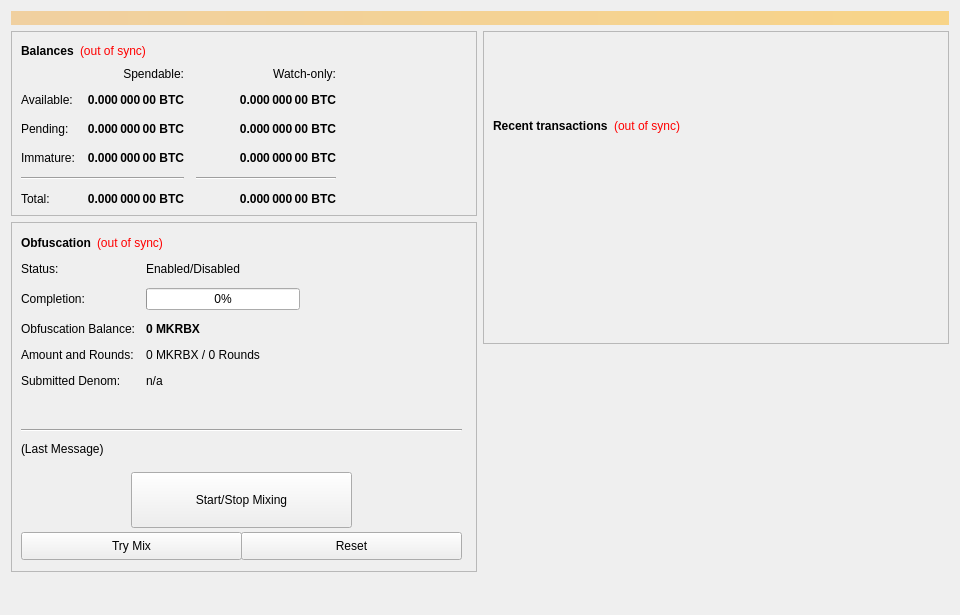
<?xml version="1.0" encoding="UTF-8"?>
<ui version="4.0">
 <class>OverviewPage</class>
 <widget class="QWidget" name="OverviewPage">
  <property name="geometry">
   <rect>
    <x>0</x>
    <y>0</y>
    <width>960</width>
    <height>615</height>
   </rect>
  </property>
  <property name="minimumSize">
   <size>
    <width>960</width>
    <height>0</height>
   </size>
  </property>
  <property name="windowTitle">
   <string>Form</string>
  </property>
  <layout class="QVBoxLayout" name="topLayout">
   <item>
    <widget class="QLabel" name="labelAlerts">
     <property name="visible">
      <bool>false</bool>
     </property>
     <property name="styleSheet">
      <string notr="true">background-color: qlineargradient(x1: 0, y1: 0, x2: 1, y2: 0, stop:0 #F0D0A0, stop:1 #F8D488); color:#000000;</string>
     </property>
     <property name="wordWrap">
      <bool>true</bool>
     </property>
     <property name="margin">
      <number>3</number>
     </property>
    </widget>
   </item>
   <item>
    <layout class="QHBoxLayout" name="horizontalLayout" stretch="1,1">
     <item>
      <layout class="QVBoxLayout" name="verticalLayout_2">
       <item>
        <widget class="QFrame" name="frame">
         <property name="frameShape">
          <enum>QFrame::StyledPanel</enum>
         </property>
         <property name="frameShadow">
          <enum>QFrame::Raised</enum>
         </property>
         <layout class="QVBoxLayout" name="verticalLayout_4">
          <item>
           <layout class="QHBoxLayout" name="horizontalLayout_4">
            <item>
             <widget class="QLabel" name="label_5">
              <property name="font">
               <font>
                <weight>75</weight>
                <bold>true</bold>
               </font>
              </property>
              <property name="text">
               <string>Balances</string>
              </property>
             </widget>
            </item>
            <item>
             <widget class="QLabel" name="labelWalletStatus">
              <property name="cursor">
               <cursorShape>WhatsThisCursor</cursorShape>
              </property>
              <property name="toolTip">
               <string>The displayed information may be out of date. Your wallet automatically synchronizes with the MakerBux network after a connection is established, but this process has not completed yet.</string>
              </property>
              <property name="styleSheet">
               <string notr="true">QLabel { color: red; }</string>
              </property>
              <property name="text">
               <string notr="true">(out of sync)</string>
              </property>
              <property name="alignment">
               <set>Qt::AlignLeading|Qt::AlignLeft|Qt::AlignVCenter</set>
              </property>
             </widget>
            </item>
            <item>
             <spacer name="horizontalSpacer_3">
              <property name="orientation">
               <enum>Qt::Horizontal</enum>
              </property>
              <property name="sizeHint" stdset="0">
               <size>
                <width>40</width>
                <height>20</height>
               </size>
              </property>
             </spacer>
            </item>
           </layout>
          </item>
          <item>
           <layout class="QGridLayout" name="gridLayout">
            <property name="spacing">
             <number>12</number>
            </property>
            <item row="2" column="2">
             <widget class="QLabel" name="labelWatchPending">
              <property name="font">
               <font>
                <weight>75</weight>
                <bold>true</bold>
               </font>
              </property>
              <property name="cursor">
               <cursorShape>IBeamCursor</cursorShape>
              </property>
              <property name="toolTip">
               <string>Unconfirmed transactions to watch-only addresses</string>
              </property>
              <property name="text">
               <string notr="true">0.000 000 00 BTC</string>
              </property>
              <property name="alignment">
               <set>Qt::AlignRight|Qt::AlignTrailing|Qt::AlignVCenter</set>
              </property>
              <property name="textInteractionFlags">
               <set>Qt::LinksAccessibleByMouse|Qt::TextSelectableByKeyboard|Qt::TextSelectableByMouse</set>
              </property>
             </widget>
            </item>
            <item row="2" column="1">
             <widget class="QLabel" name="labelUnconfirmed">
              <property name="font">
               <font>
                <weight>75</weight>
                <bold>true</bold>
               </font>
              </property>
              <property name="cursor">
               <cursorShape>IBeamCursor</cursorShape>
              </property>
              <property name="toolTip">
               <string>Total of transactions that have yet to be confirmed, and do not yet count toward the spendable balance</string>
              </property>
              <property name="text">
               <string notr="true">0.000 000 00 BTC</string>
              </property>
              <property name="alignment">
               <set>Qt::AlignRight|Qt::AlignTrailing|Qt::AlignVCenter</set>
              </property>
              <property name="textInteractionFlags">
               <set>Qt::LinksAccessibleByMouse|Qt::TextSelectableByKeyboard|Qt::TextSelectableByMouse</set>
              </property>
             </widget>
            </item>
            <item row="3" column="2">
             <widget class="QLabel" name="labelWatchImmature">
              <property name="font">
               <font>
                <weight>75</weight>
                <bold>true</bold>
               </font>
              </property>
              <property name="cursor">
               <cursorShape>IBeamCursor</cursorShape>
              </property>
              <property name="toolTip">
               <string>Staked or masternode rewards in watch-only addresses that has not yet matured</string>
              </property>
              <property name="text">
               <string notr="true">0.000 000 00 BTC</string>
              </property>
              <property name="alignment">
               <set>Qt::AlignRight|Qt::AlignTrailing|Qt::AlignVCenter</set>
              </property>
              <property name="textInteractionFlags">
               <set>Qt::LinksAccessibleByMouse|Qt::TextSelectableByKeyboard|Qt::TextSelectableByMouse</set>
              </property>
             </widget>
            </item>
            <item row="4" column="0" colspan="2">
             <widget class="Line" name="lineSpendableBalance">
              <property name="orientation">
               <enum>Qt::Horizontal</enum>
              </property>
             </widget>
            </item>
            <item row="4" column="2">
             <widget class="Line" name="lineWatchBalance">
              <property name="sizePolicy">
               <sizepolicy hsizetype="Preferred" vsizetype="Fixed">
                <horstretch>0</horstretch>
                <verstretch>0</verstretch>
               </sizepolicy>
              </property>
              <property name="minimumSize">
               <size>
                <width>140</width>
                <height>0</height>
               </size>
              </property>
              <property name="orientation">
               <enum>Qt::Horizontal</enum>
              </property>
             </widget>
            </item>
            <item row="5" column="0">
             <widget class="QLabel" name="labelTotalText">
              <property name="text">
               <string>Total:</string>
              </property>
             </widget>
            </item>
            <item row="3" column="1">
             <widget class="QLabel" name="labelImmature">
              <property name="font">
               <font>
                <weight>75</weight>
                <bold>true</bold>
               </font>
              </property>
              <property name="cursor">
               <cursorShape>IBeamCursor</cursorShape>
              </property>
              <property name="toolTip">
               <string>Staked or masternode rewards that has not yet matured</string>
              </property>
              <property name="text">
               <string notr="true">0.000 000 00 BTC</string>
              </property>
              <property name="alignment">
               <set>Qt::AlignRight|Qt::AlignTrailing|Qt::AlignVCenter</set>
              </property>
              <property name="textInteractionFlags">
               <set>Qt::LinksAccessibleByMouse|Qt::TextSelectableByKeyboard|Qt::TextSelectableByMouse</set>
              </property>
             </widget>
            </item>
            <item row="2" column="3">
             <spacer name="horizontalSpacer_2">
              <property name="orientation">
               <enum>Qt::Horizontal</enum>
              </property>
              <property name="sizeHint" stdset="0">
               <size>
                <width>40</width>
                <height>20</height>
               </size>
              </property>
             </spacer>
            </item>
            <item row="3" column="0">
             <widget class="QLabel" name="labelImmatureText">
              <property name="text">
               <string>Immature:</string>
              </property>
             </widget>
            </item>
            <item row="5" column="1">
             <widget class="QLabel" name="labelTotal">
              <property name="font">
               <font>
                <weight>75</weight>
                <bold>true</bold>
               </font>
              </property>
              <property name="cursor">
               <cursorShape>IBeamCursor</cursorShape>
              </property>
              <property name="toolTip">
               <string>Your current total balance</string>
              </property>
              <property name="text">
               <string notr="true">0.000 000 00 BTC</string>
              </property>
              <property name="alignment">
               <set>Qt::AlignRight|Qt::AlignTrailing|Qt::AlignVCenter</set>
              </property>
              <property name="textInteractionFlags">
               <set>Qt::LinksAccessibleByMouse|Qt::TextSelectableByKeyboard|Qt::TextSelectableByMouse</set>
              </property>
             </widget>
            </item>
            <item row="5" column="2">
             <widget class="QLabel" name="labelWatchTotal">
              <property name="font">
               <font>
                <weight>75</weight>
                <bold>true</bold>
               </font>
              </property>
              <property name="cursor">
               <cursorShape>IBeamCursor</cursorShape>
              </property>
              <property name="toolTip">
               <string>Current total balance in watch-only addresses</string>
              </property>
              <property name="text">
               <string notr="true">0.000 000 00 BTC</string>
              </property>
              <property name="alignment">
               <set>Qt::AlignRight|Qt::AlignTrailing|Qt::AlignVCenter</set>
              </property>
              <property name="textInteractionFlags">
               <set>Qt::LinksAccessibleByMouse|Qt::TextSelectableByKeyboard|Qt::TextSelectableByMouse</set>
              </property>
             </widget>
            </item>
            <item row="0" column="2">
             <widget class="QLabel" name="labelWatchonly">
              <property name="text">
               <string>Watch-only:</string>
              </property>
              <property name="alignment">
               <set>Qt::AlignRight|Qt::AlignTrailing|Qt::AlignVCenter</set>
              </property>
             </widget>
            </item>
            <item row="1" column="0">
             <widget class="QLabel" name="labelBalanceText">
              <property name="text">
               <string>Available:</string>
              </property>
             </widget>
            </item>
            <item row="1" column="1">
             <widget class="QLabel" name="labelBalance">
              <property name="font">
               <font>
                <weight>75</weight>
                <bold>true</bold>
               </font>
              </property>
              <property name="cursor">
               <cursorShape>IBeamCursor</cursorShape>
              </property>
              <property name="toolTip">
               <string>Your current spendable balance</string>
              </property>
              <property name="text">
               <string notr="true">0.000 000 00 BTC</string>
              </property>
              <property name="alignment">
               <set>Qt::AlignRight|Qt::AlignTrailing|Qt::AlignVCenter</set>
              </property>
              <property name="textInteractionFlags">
               <set>Qt::LinksAccessibleByMouse|Qt::TextSelectableByKeyboard|Qt::TextSelectableByMouse</set>
              </property>
             </widget>
            </item>
            <item row="1" column="2">
             <widget class="QLabel" name="labelWatchAvailable">
              <property name="font">
               <font>
                <weight>75</weight>
                <bold>true</bold>
               </font>
              </property>
              <property name="cursor">
               <cursorShape>IBeamCursor</cursorShape>
              </property>
              <property name="toolTip">
               <string>Your current balance in watch-only addresses</string>
              </property>
              <property name="text">
               <string notr="true">0.000 000 00 BTC</string>
              </property>
              <property name="alignment">
               <set>Qt::AlignRight|Qt::AlignTrailing|Qt::AlignVCenter</set>
              </property>
              <property name="textInteractionFlags">
               <set>Qt::LinksAccessibleByMouse|Qt::TextSelectableByKeyboard|Qt::TextSelectableByMouse</set>
              </property>
             </widget>
            </item>
            <item row="2" column="0">
             <widget class="QLabel" name="labelPendingText">
              <property name="text">
               <string>Pending:</string>
              </property>
             </widget>
            </item>
            <item row="0" column="1">
             <widget class="QLabel" name="labelSpendable">
              <property name="text">
               <string>Spendable:</string>
              </property>
              <property name="alignment">
               <set>Qt::AlignRight|Qt::AlignTrailing|Qt::AlignVCenter</set>
              </property>
             </widget>
            </item>
           </layout>
          </item>
         </layout>
        </widget>
       </item>
       <item>
        <widget class="QFrame" name="frameObfuscation">
         <property name="minimumSize">
          <size>
           <width>0</width>
           <height>350</height>
          </size>
         </property>
         <property name="layoutDirection">
          <enum>Qt::LeftToRight</enum>
         </property>
         <property name="frameShape">
          <enum>QFrame::StyledPanel</enum>
         </property>
         <property name="frameShadow">
          <enum>QFrame::Raised</enum>
         </property>
         <widget class="QWidget" name="formLayoutWidget">
          <property name="geometry">
           <rect>
            <x>10</x>
            <y>40</y>
            <width>451</width>
            <height>161</height>
           </rect>
          </property>
          <layout class="QFormLayout" name="formLayout">
           <property name="fieldGrowthPolicy">
            <enum>QFormLayout::AllNonFixedFieldsGrow</enum>
           </property>
           <property name="horizontalSpacing">
            <number>11</number>
           </property>
           <property name="verticalSpacing">
            <number>12</number>
           </property>
           <item row="0" column="0">
            <widget class="QLabel" name="label_6">
             <property name="text">
              <string>Status:</string>
             </property>
            </widget>
           </item>
           <item row="1" column="0">
            <widget class="QLabel" name="label_7">
             <property name="text">
              <string>Completion:</string>
             </property>
            </widget>
           </item>
           <item row="1" column="1">
            <widget class="QProgressBar" name="obfuscationProgress">
             <property name="maximumSize">
              <size>
               <width>154</width>
               <height>16777215</height>
              </size>
             </property>
             <property name="value">
              <number>0</number>
             </property>
            </widget>
           </item>
           <item row="2" column="0">
            <widget class="QLabel" name="labelAnonymizedText">
             <property name="text">
              <string>Obfuscation Balance:</string>
             </property>
            </widget>
           </item>
           <item row="2" column="1">
            <widget class="QLabel" name="labelAnonymized">
             <property name="font">
              <font>
               <weight>75</weight>
               <bold>true</bold>
              </font>
             </property>
             <property name="text">
              <string notr="true">0 MKRBX</string>
             </property>
            </widget>
           </item>
           <item row="3" column="0">
            <widget class="QLabel" name="label_8">
             <property name="text">
              <string>Amount and Rounds:</string>
             </property>
            </widget>
           </item>
           <item row="3" column="1">
            <widget class="QLabel" name="labelAmountRounds">
             <property name="text">
              <string>0 MKRBX / 0 Rounds</string>
             </property>
            </widget>
           </item>
           <item row="4" column="0">
            <widget class="QLabel" name="label_9">
             <property name="text">
              <string>Submitted Denom:</string>
             </property>
            </widget>
           </item>
           <item row="4" column="1">
            <widget class="QLabel" name="labelSubmittedDenom">
             <property name="toolTip">
              <string>The denominations you submitted to the Masternode.&lt;br&gt;To mix, other users must submit the exact same denominations.</string>
             </property>
             <property name="text">
              <string>n/a</string>
             </property>
            </widget>
           </item>
           <item row="0" column="1">
            <widget class="QLabel" name="obfuscationEnabled">
             <property name="text">
              <string>Enabled/Disabled</string>
             </property>
            </widget>
           </item>
          </layout>
         </widget>
         <widget class="QPushButton" name="runAutoDenom">
          <property name="geometry">
           <rect>
            <x>251</x>
            <y>17</y>
            <width>1</width>
            <height>1</height>
           </rect>
          </property>
          <property name="palette">
           <palette>
            <active>
             <colorrole role="WindowText">
              <brush brushstyle="SolidPattern">
               <color alpha="255">
                <red>0</red>
                <green>0</green>
                <blue>0</blue>
               </color>
              </brush>
             </colorrole>
             <colorrole role="Button">
              <brush brushstyle="SolidPattern">
               <color alpha="255">
                <red>239</red>
                <green>238</green>
                <blue>238</blue>
               </color>
              </brush>
             </colorrole>
             <colorrole role="Light">
              <brush brushstyle="SolidPattern">
               <color alpha="255">
                <red>255</red>
                <green>255</green>
                <blue>255</blue>
               </color>
              </brush>
             </colorrole>
             <colorrole role="Midlight">
              <brush brushstyle="SolidPattern">
               <color alpha="255">
                <red>247</red>
                <green>246</green>
                <blue>246</blue>
               </color>
              </brush>
             </colorrole>
             <colorrole role="Dark">
              <brush brushstyle="SolidPattern">
               <color alpha="255">
                <red>119</red>
                <green>119</green>
                <blue>119</blue>
               </color>
              </brush>
             </colorrole>
             <colorrole role="Mid">
              <brush brushstyle="SolidPattern">
               <color alpha="255">
                <red>159</red>
                <green>159</green>
                <blue>159</blue>
               </color>
              </brush>
             </colorrole>
             <colorrole role="Text">
              <brush brushstyle="SolidPattern">
               <color alpha="255">
                <red>0</red>
                <green>0</green>
                <blue>0</blue>
               </color>
              </brush>
             </colorrole>
             <colorrole role="BrightText">
              <brush brushstyle="SolidPattern">
               <color alpha="255">
                <red>255</red>
                <green>255</green>
                <blue>255</blue>
               </color>
              </brush>
             </colorrole>
             <colorrole role="ButtonText">
              <brush brushstyle="SolidPattern">
               <color alpha="255">
                <red>0</red>
                <green>0</green>
                <blue>0</blue>
               </color>
              </brush>
             </colorrole>
             <colorrole role="Base">
              <brush brushstyle="SolidPattern">
               <color alpha="255">
                <red>255</red>
                <green>255</green>
                <blue>255</blue>
               </color>
              </brush>
             </colorrole>
             <colorrole role="Window">
              <brush brushstyle="SolidPattern">
               <color alpha="255">
                <red>239</red>
                <green>238</green>
                <blue>238</blue>
               </color>
              </brush>
             </colorrole>
             <colorrole role="Shadow">
              <brush brushstyle="SolidPattern">
               <color alpha="255">
                <red>0</red>
                <green>0</green>
                <blue>0</blue>
               </color>
              </brush>
             </colorrole>
             <colorrole role="AlternateBase">
              <brush brushstyle="SolidPattern">
               <color alpha="255">
                <red>247</red>
                <green>246</green>
                <blue>246</blue>
               </color>
              </brush>
             </colorrole>
             <colorrole role="ToolTipBase">
              <brush brushstyle="SolidPattern">
               <color alpha="255">
                <red>255</red>
                <green>255</green>
                <blue>220</blue>
               </color>
              </brush>
             </colorrole>
             <colorrole role="ToolTipText">
              <brush brushstyle="SolidPattern">
               <color alpha="255">
                <red>0</red>
                <green>0</green>
                <blue>0</blue>
               </color>
              </brush>
             </colorrole>
            </active>
            <inactive>
             <colorrole role="WindowText">
              <brush brushstyle="SolidPattern">
               <color alpha="255">
                <red>0</red>
                <green>0</green>
                <blue>0</blue>
               </color>
              </brush>
             </colorrole>
             <colorrole role="Button">
              <brush brushstyle="SolidPattern">
               <color alpha="255">
                <red>239</red>
                <green>238</green>
                <blue>238</blue>
               </color>
              </brush>
             </colorrole>
             <colorrole role="Light">
              <brush brushstyle="SolidPattern">
               <color alpha="255">
                <red>255</red>
                <green>255</green>
                <blue>255</blue>
               </color>
              </brush>
             </colorrole>
             <colorrole role="Midlight">
              <brush brushstyle="SolidPattern">
               <color alpha="255">
                <red>247</red>
                <green>246</green>
                <blue>246</blue>
               </color>
              </brush>
             </colorrole>
             <colorrole role="Dark">
              <brush brushstyle="SolidPattern">
               <color alpha="255">
                <red>119</red>
                <green>119</green>
                <blue>119</blue>
               </color>
              </brush>
             </colorrole>
             <colorrole role="Mid">
              <brush brushstyle="SolidPattern">
               <color alpha="255">
                <red>159</red>
                <green>159</green>
                <blue>159</blue>
               </color>
              </brush>
             </colorrole>
             <colorrole role="Text">
              <brush brushstyle="SolidPattern">
               <color alpha="255">
                <red>0</red>
                <green>0</green>
                <blue>0</blue>
               </color>
              </brush>
             </colorrole>
             <colorrole role="BrightText">
              <brush brushstyle="SolidPattern">
               <color alpha="255">
                <red>255</red>
                <green>255</green>
                <blue>255</blue>
               </color>
              </brush>
             </colorrole>
             <colorrole role="ButtonText">
              <brush brushstyle="SolidPattern">
               <color alpha="255">
                <red>0</red>
                <green>0</green>
                <blue>0</blue>
               </color>
              </brush>
             </colorrole>
             <colorrole role="Base">
              <brush brushstyle="SolidPattern">
               <color alpha="255">
                <red>255</red>
                <green>255</green>
                <blue>255</blue>
               </color>
              </brush>
             </colorrole>
             <colorrole role="Window">
              <brush brushstyle="SolidPattern">
               <color alpha="255">
                <red>239</red>
                <green>238</green>
                <blue>238</blue>
               </color>
              </brush>
             </colorrole>
             <colorrole role="Shadow">
              <brush brushstyle="SolidPattern">
               <color alpha="255">
                <red>0</red>
                <green>0</green>
                <blue>0</blue>
               </color>
              </brush>
             </colorrole>
             <colorrole role="AlternateBase">
              <brush brushstyle="SolidPattern">
               <color alpha="255">
                <red>247</red>
                <green>246</green>
                <blue>246</blue>
               </color>
              </brush>
             </colorrole>
             <colorrole role="ToolTipBase">
              <brush brushstyle="SolidPattern">
               <color alpha="255">
                <red>255</red>
                <green>255</green>
                <blue>220</blue>
               </color>
              </brush>
             </colorrole>
             <colorrole role="ToolTipText">
              <brush brushstyle="SolidPattern">
               <color alpha="255">
                <red>0</red>
                <green>0</green>
                <blue>0</blue>
               </color>
              </brush>
             </colorrole>
            </inactive>
            <disabled>
             <colorrole role="WindowText">
              <brush brushstyle="SolidPattern">
               <color alpha="255">
                <red>119</red>
                <green>119</green>
                <blue>119</blue>
               </color>
              </brush>
             </colorrole>
             <colorrole role="Button">
              <brush brushstyle="SolidPattern">
               <color alpha="255">
                <red>239</red>
                <green>238</green>
                <blue>238</blue>
               </color>
              </brush>
             </colorrole>
             <colorrole role="Light">
              <brush brushstyle="SolidPattern">
               <color alpha="255">
                <red>255</red>
                <green>255</green>
                <blue>255</blue>
               </color>
              </brush>
             </colorrole>
             <colorrole role="Midlight">
              <brush brushstyle="SolidPattern">
               <color alpha="255">
                <red>247</red>
                <green>246</green>
                <blue>246</blue>
               </color>
              </brush>
             </colorrole>
             <colorrole role="Dark">
              <brush brushstyle="SolidPattern">
               <color alpha="255">
                <red>119</red>
                <green>119</green>
                <blue>119</blue>
               </color>
              </brush>
             </colorrole>
             <colorrole role="Mid">
              <brush brushstyle="SolidPattern">
               <color alpha="255">
                <red>159</red>
                <green>159</green>
                <blue>159</blue>
               </color>
              </brush>
             </colorrole>
             <colorrole role="Text">
              <brush brushstyle="SolidPattern">
               <color alpha="255">
                <red>119</red>
                <green>119</green>
                <blue>119</blue>
               </color>
              </brush>
             </colorrole>
             <colorrole role="BrightText">
              <brush brushstyle="SolidPattern">
               <color alpha="255">
                <red>255</red>
                <green>255</green>
                <blue>255</blue>
               </color>
              </brush>
             </colorrole>
             <colorrole role="ButtonText">
              <brush brushstyle="SolidPattern">
               <color alpha="255">
                <red>119</red>
                <green>119</green>
                <blue>119</blue>
               </color>
              </brush>
             </colorrole>
             <colorrole role="Base">
              <brush brushstyle="SolidPattern">
               <color alpha="255">
                <red>239</red>
                <green>238</green>
                <blue>238</blue>
               </color>
              </brush>
             </colorrole>
             <colorrole role="Window">
              <brush brushstyle="SolidPattern">
               <color alpha="255">
                <red>239</red>
                <green>238</green>
                <blue>238</blue>
               </color>
              </brush>
             </colorrole>
             <colorrole role="Shadow">
              <brush brushstyle="SolidPattern">
               <color alpha="255">
                <red>0</red>
                <green>0</green>
                <blue>0</blue>
               </color>
              </brush>
             </colorrole>
             <colorrole role="AlternateBase">
              <brush brushstyle="SolidPattern">
               <color alpha="255">
                <red>239</red>
                <green>238</green>
                <blue>238</blue>
               </color>
              </brush>
             </colorrole>
             <colorrole role="ToolTipBase">
              <brush brushstyle="SolidPattern">
               <color alpha="255">
                <red>255</red>
                <green>255</green>
                <blue>220</blue>
               </color>
              </brush>
             </colorrole>
             <colorrole role="ToolTipText">
              <brush brushstyle="SolidPattern">
               <color alpha="255">
                <red>0</red>
                <green>0</green>
                <blue>0</blue>
               </color>
              </brush>
             </colorrole>
            </disabled>
           </palette>
          </property>
          <property name="focusPolicy">
           <enum>Qt::NoFocus</enum>
          </property>
          <property name="autoFillBackground">
           <bool>true</bool>
          </property>
          <property name="text">
           <string/>
          </property>
          <property name="flat">
           <bool>true</bool>
          </property>
         </widget>
         <widget class="QPushButton" name="toggleObfuscation">
          <property name="geometry">
           <rect>
            <x>120</x>
            <y>250</y>
            <width>221</width>
            <height>56</height>
           </rect>
          </property>
          <property name="sizePolicy">
           <sizepolicy hsizetype="MinimumExpanding" vsizetype="Fixed">
            <horstretch>0</horstretch>
            <verstretch>0</verstretch>
           </sizepolicy>
          </property>
          <property name="text">
           <string>Start/Stop Mixing</string>
          </property>
         </widget>
         <widget class="Line" name="lineLastMessage">
          <property name="geometry">
           <rect>
            <x>10</x>
            <y>200</y>
            <width>441</width>
            <height>16</height>
           </rect>
          </property>
          <property name="orientation">
           <enum>Qt::Horizontal</enum>
          </property>
         </widget>
         <widget class="QLabel" name="obfuscationStatus">
          <property name="geometry">
           <rect>
            <x>10</x>
            <y>220</y>
            <width>451</width>
            <height>61</height>
           </rect>
          </property>
          <property name="minimumSize">
           <size>
            <width>288</width>
            <height>43</height>
           </size>
          </property>
          <property name="text">
           <string>(Last Message)</string>
          </property>
          <property name="alignment">
           <set>Qt::AlignLeading|Qt::AlignLeft|Qt::AlignTop</set>
          </property>
          <property name="wordWrap">
           <bool>true</bool>
          </property>
         </widget>
         <widget class="QPushButton" name="obfuscationAuto">
          <property name="geometry">
           <rect>
            <x>10</x>
            <y>310</y>
            <width>221</width>
            <height>28</height>
           </rect>
          </property>
          <property name="sizePolicy">
           <sizepolicy hsizetype="MinimumExpanding" vsizetype="Fixed">
            <horstretch>0</horstretch>
            <verstretch>0</verstretch>
           </sizepolicy>
          </property>
          <property name="toolTip">
           <string>Try to manually submit a Obfuscation request.</string>
          </property>
          <property name="text">
           <string>Try Mix</string>
          </property>
         </widget>
         <widget class="QPushButton" name="obfuscationReset">
          <property name="geometry">
           <rect>
            <x>230</x>
            <y>310</y>
            <width>221</width>
            <height>28</height>
           </rect>
          </property>
          <property name="sizePolicy">
           <sizepolicy hsizetype="MinimumExpanding" vsizetype="Fixed">
            <horstretch>0</horstretch>
            <verstretch>0</verstretch>
           </sizepolicy>
          </property>
          <property name="toolTip">
           <string>Reset the current status of Obfuscation (can interrupt Obfuscation if it's in the process of Mixing, which can cost you money!)</string>
          </property>
          <property name="autoFillBackground">
           <bool>false</bool>
          </property>
          <property name="text">
           <string>Reset</string>
          </property>
         </widget>
         <widget class="QWidget" name="layoutWidget">
          <property name="geometry">
           <rect>
            <x>10</x>
            <y>10</y>
            <width>431</width>
            <height>22</height>
           </rect>
          </property>
          <layout class="QHBoxLayout" name="horizontalLayout_5">
           <item>
            <widget class="QLabel" name="label_2">
             <property name="font">
              <font>
               <weight>75</weight>
               <bold>true</bold>
              </font>
             </property>
             <property name="text">
              <string>Obfuscation</string>
             </property>
            </widget>
           </item>
           <item>
            <widget class="QLabel" name="labelObfuscationSyncStatus">
             <property name="toolTip">
              <string>The displayed information may be out of date. Your wallet automatically synchronizes with the MakerBux network after a connection is established, but this process has not completed yet.</string>
             </property>
             <property name="styleSheet">
              <string notr="true">QLabel { color: red; }</string>
             </property>
             <property name="text">
              <string notr="true">(out of sync)</string>
             </property>
             <property name="alignment">
              <set>Qt::AlignLeading|Qt::AlignLeft|Qt::AlignVCenter</set>
             </property>
            </widget>
           </item>
           <item>
            <spacer name="horizontalSpacer_4">
             <property name="orientation">
              <enum>Qt::Horizontal</enum>
             </property>
             <property name="sizeHint" stdset="0">
              <size>
               <width>40</width>
               <height>20</height>
              </size>
             </property>
            </spacer>
           </item>
          </layout>
         </widget>
        </widget>
       </item>
       <item>
        <spacer name="verticalSpacer">
         <property name="orientation">
          <enum>Qt::Vertical</enum>
         </property>
         <property name="sizeHint" stdset="0">
          <size>
           <width>20</width>
           <height>40</height>
          </size>
         </property>
        </spacer>
       </item>
      </layout>
     </item>
     <item>
      <layout class="QVBoxLayout" name="verticalLayout_3">
       <item>
        <widget class="QFrame" name="frame_2">
         <property name="frameShape">
          <enum>QFrame::StyledPanel</enum>
         </property>
         <property name="frameShadow">
          <enum>QFrame::Raised</enum>
         </property>
         <layout class="QVBoxLayout" name="verticalLayout">
          <item>
           <spacer name="verticalSpacer_3">
            <property name="orientation">
             <enum>Qt::Vertical</enum>
            </property>
            <property name="sizeType">
             <enum>QSizePolicy::Fixed</enum>
            </property>
            <property name="sizeHint" stdset="0">
             <size>
              <width>20</width>
              <height>75</height>
             </size>
            </property>
           </spacer>
          </item>
          <item>
           <layout class="QHBoxLayout" name="horizontalLayout_2">
            <item>
             <widget class="QLabel" name="label_4">
              <property name="font">
               <font>
                <weight>75</weight>
                <bold>true</bold>
               </font>
              </property>
              <property name="text">
               <string>Recent transactions</string>
              </property>
             </widget>
            </item>
            <item>
             <widget class="QLabel" name="labelTransactionsStatus">
              <property name="cursor">
               <cursorShape>WhatsThisCursor</cursorShape>
              </property>
              <property name="toolTip">
               <string>The displayed information may be out of date. Your wallet automatically synchronizes with the MakerBux network after a connection is established, but this process has not completed yet.</string>
              </property>
              <property name="styleSheet">
               <string notr="true">QLabel { color: red; }</string>
              </property>
              <property name="text">
               <string notr="true">(out of sync)</string>
              </property>
              <property name="alignment">
               <set>Qt::AlignRight|Qt::AlignTrailing|Qt::AlignVCenter</set>
              </property>
             </widget>
            </item>
            <item>
             <spacer name="horizontalSpacer">
              <property name="orientation">
               <enum>Qt::Horizontal</enum>
              </property>
              <property name="sizeHint" stdset="0">
               <size>
                <width>40</width>
                <height>20</height>
               </size>
              </property>
             </spacer>
            </item>
           </layout>
          </item>
          <item>
           <widget class="QListView" name="listTransactions">
            <property name="styleSheet">
             <string notr="true">QListView { background: transparent; }</string>
            </property>
            <property name="frameShape">
             <enum>QFrame::NoFrame</enum>
            </property>
            <property name="verticalScrollBarPolicy">
             <enum>Qt::ScrollBarAlwaysOff</enum>
            </property>
            <property name="horizontalScrollBarPolicy">
             <enum>Qt::ScrollBarAlwaysOff</enum>
            </property>
            <property name="selectionMode">
             <enum>QAbstractItemView::NoSelection</enum>
            </property>
           </widget>
          </item>
         </layout>
        </widget>
       </item>
       <item>
        <spacer name="verticalSpacer_2">
         <property name="orientation">
          <enum>Qt::Vertical</enum>
         </property>
         <property name="sizeType">
          <enum>QSizePolicy::Expanding</enum>
         </property>
         <property name="sizeHint" stdset="0">
          <size>
           <width>20</width>
           <height>40</height>
          </size>
         </property>
        </spacer>
       </item>
      </layout>
     </item>
    </layout>
   </item>
  </layout>
 </widget>
 <resources/>
 <connections/>
</ui>
